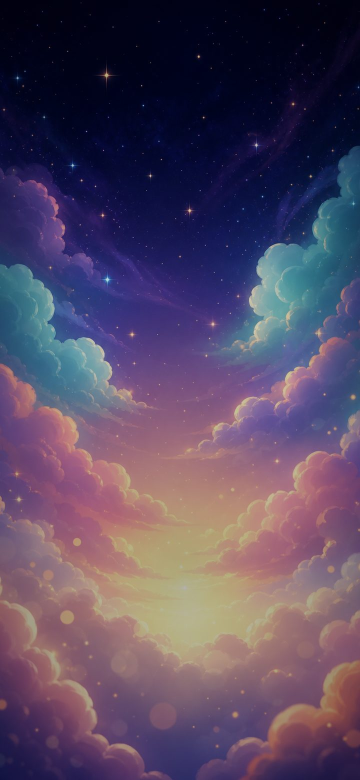
#> input picture miniprogram/games/assets/bg.jpg, 720 x 1560 px (shown at 1/2 size)
$ python floniks_sprite.py ../miniprogram/games/assets/bg.jpg ../miniprogram/games/assets/fruits.png 5 5
#> lines starting #> are read from the running program, lines starting #| are printed output that depends on the picture
#> in build, im is the input picture: PIL image 720x1560 RGB; mean R, G, B 86, 71.7, 97.1
#!/usr/bin/env python3
"""Turn a Floniks-generated image into a clean game texture.

Floniks' text_to_image models ignore the transparent-background request and
instead *bake* the transparency checkerboard (or a solid backdrop) into an RGB
image. `cutout()` recovers a true alpha cutout by flood-filling the background
inward from every border pixel, keying out pixels within `tol` colour-distance
of their seed — bridging the two checkerboard shades / a solid backdrop while
stopping at the subject's thick dark outline. `fit()` then crops to the subject
and scales to the exact target size (Lanczos, alpha-preserving).

For full-frame textures (grass) use `full_frame()` — centre-crop, no keying.

CLI: floniks_sprite.py <in> <out> <W> <H> [--tol N] [--margin F] [--bg alpha|blue|none]
"""
import sys
from collections import deque
from PIL import Image, ImageFilter


def cutout(im, tol):
    """RGBA copy of `im` with border-connected background keyed to alpha 0."""
#> called with tol = 40
    w, h = im.size
#> w = 720; h = 1560
    px = im.load()
    alpha = Image.new("L", (w, h), 255)
#> alpha: PIL image 720x1560 L; every value is 255
    ap = alpha.load()
    seen = bytearray(w * h)
    q = deque()

    def seed(x, y):
        i = y * w + x
        if not seen[i]:
            seen[i] = 1
            q.append((x, y, px[x, y]))

    for x in range(w):
        seed(x, 0); seed(x, h - 1)
    for y in range(h):
        seed(0, y); seed(w - 1, y)

    tol2 = tol * tol
    while q:
        x, y, seedc = q.popleft()
        r, g, b = px[x, y][:3]
        sr, sg, sb = seedc[:3]
        if (r - sr) ** 2 + (g - sg) ** 2 + (b - sb) ** 2 > tol2:
            continue
        ap[x, y] = 0
        # Compare each candidate to the ORIGINAL border seed colour (not the
        # neighbour's) so the fill can't creep along a soft gradient into the
        # subject — it halts the instant a pixel diverges from the flat backdrop.
        for nx, ny in ((x + 1, y), (x - 1, y), (x, y + 1), (x, y - 1)):
            if 0 <= nx < w and 0 <= ny < h:
                i = ny * w + nx
                if not seen[i]:
                    seen[i] = 1
                    q.append((nx, ny, seedc))
#> this loop made 875224 passes
#> (r, g, b) on passes 1 to 3: (1, 0, 16), (16, 17, 63), (1, 0, 16)

    alpha = alpha.filter(ImageFilter.GaussianBlur(0.6))  # soften the 1px key edge
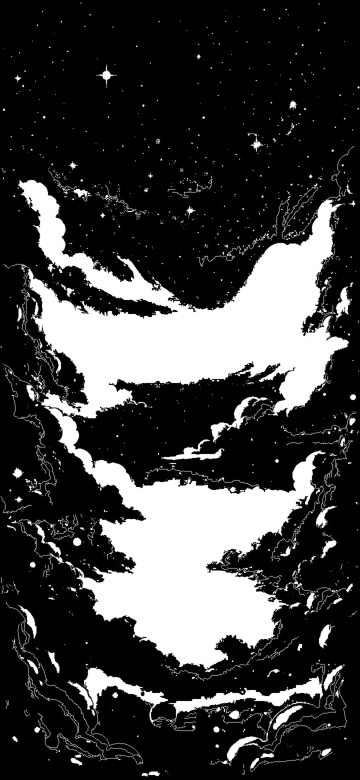
#> alpha: PIL image 720x1560 L (shown at 1/2 size); min 0, max 255, mean 64.2
    rgba = im.convert("RGBA")
    rgba.putalpha(alpha)
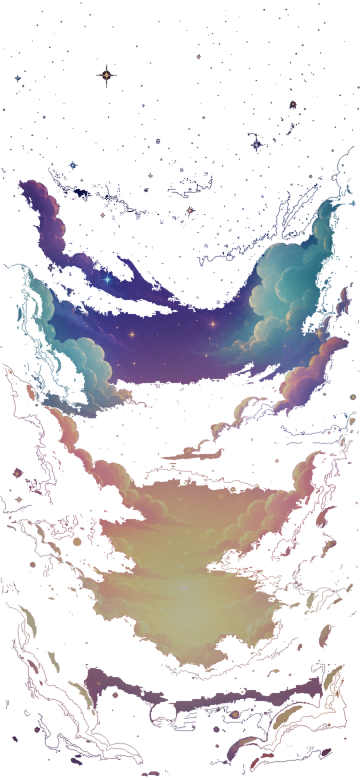
#> rgba: PIL image 720x1560 RGBA (shown at 1/2 size); mean R, G, B, A 86, 71.7, 97.1, 64.2; transparent parts drawn white
    return rgba


def fit(rgba, W, H, margin=0.04):
    """Crop to the subject, then scale it (keeping ITS aspect ratio) to fit
    inside the WxH box with a small margin, and centre it on a transparent
    canvas. Don't square the canvas — that would collapse extreme aspect
    targets (e.g. the 8x22 laser bolt) and under-fill non-square sprites."""
#> called with W = 5, H = 5, margin = 0.04
    bbox = rgba.getbbox()
#> bbox = (0, 3, 720, 1555)
    if bbox:
        rgba = rgba.crop(bbox)
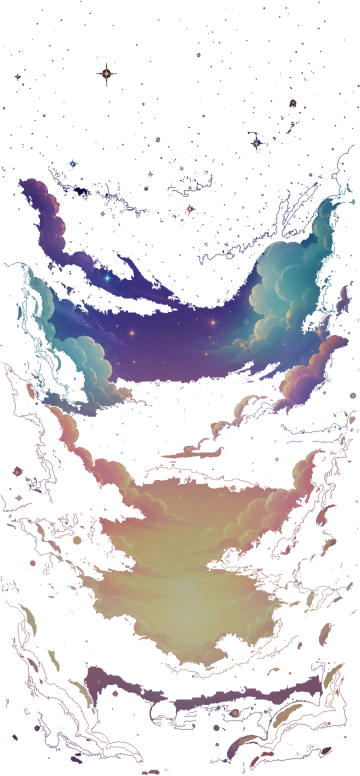
#> rgba: PIL image 720x1552 RGBA (shown at 1/2 size); mean R, G, B, A 86.3, 72, 97.3, 64.5; transparent parts drawn white
    avail_w, avail_h = W * (1 - 2 * margin), H * (1 - 2 * margin)
    scale = min(avail_w / rgba.width, avail_h / rgba.height)
#> scale = 0.00296
    fitted = rgba.resize(
        (max(1, round(rgba.width * scale)), max(1, round(rgba.height * scale))),
        Image.LANCZOS,
    )
    out = Image.new("RGBA", (W, H), (0, 0, 0, 0))
    out.paste(fitted, ((W - fitted.width) // 2, (H - fitted.height) // 2), fitted)
    return out


def full_frame(im, W, H):
    """Centre-crop to the target aspect and resize — for edge-to-edge textures."""
    im = im.convert("RGBA")
    iw, ih = im.size
    target = W / H
    if iw / ih > target:            # too wide -> crop sides
        nw = round(ih * target)
        im = im.crop(((iw - nw) // 2, 0, (iw - nw) // 2 + nw, ih))
    else:                           # too tall -> crop top/bottom
        nh = round(iw / target)
        im = im.crop((0, (ih - nh) // 2, iw, (ih - nh) // 2 + nh))
    return im.resize((W, H), Image.LANCZOS)


def build(in_path, W, H, tol=40, bg="alpha", margin=0.04):
    im = Image.open(in_path).convert("RGB")
    if bg == "none":
        return full_frame(im, W, H)
    return fit(cutout(im, tol), W, H, margin)


def main():
    a = sys.argv
    inp, outp, W, H = a[1], a[2], int(a[3]), int(a[4])
    tol = int(a[a.index("--tol") + 1]) if "--tol" in a else 40
    margin = float(a[a.index("--margin") + 1]) if "--margin" in a else 0.04
    bg = a[a.index("--bg") + 1] if "--bg" in a else "alpha"
    build(inp, W, H, tol, bg, margin).save(outp)
    print(f"wrote {outp} ({W}x{H}) bg={bg} tol={tol}")


if __name__ == "__main__":
    main()
